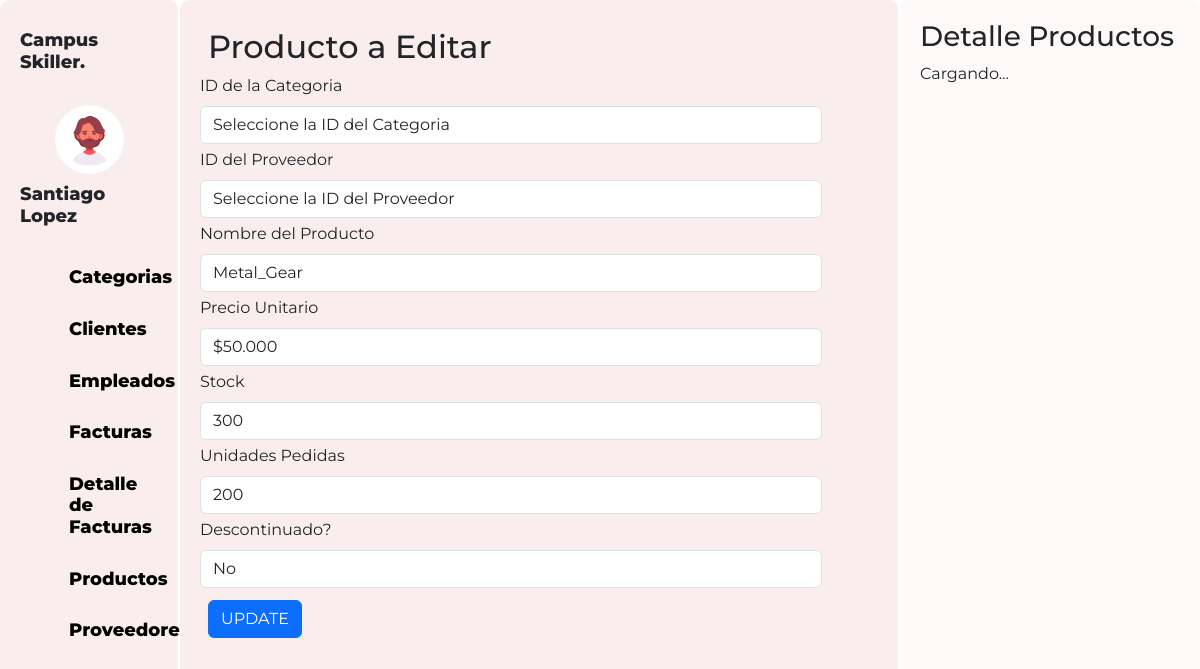
The page /Productos/editarProductos.php?Productos_ID=1 on the database its author committed.
### tables this page shows
CREATE TABLE `productos` (
  `Productos_ID` int PRIMARY KEY AUTO_INCREMENT NOT NULL,
  `Categoria_ID` int NOT NULL,
  `Proveedor_ID` int NOT NULL,
  `Productos_Nombre` varchar(60) NOT NULL,
  `Precio_Unitario` varchar(30) NOT NULL,
  `Stock` int NOT NULL,
  `UnidadesPedidas` int NOT NULL,
  `Descontinuado` VARCHAR(10) NOT NULL,
  FOREIGN KEY (`Categoria_ID`) REFERENCES `categoria`(`Categoria_ID`),
  FOREIGN KEY (`Proveedor_ID`) REFERENCES `proveedor`(`Proveedor_ID`)
);

### Productos/producto.php (called while the page is built, shortened)
<?php
    class Producto{
        private $Productos_ID;
        protected $dbCnx;
        public function __construct($Productos_ID=0,$Categoria_ID=0,$Proveedor_ID=0,$Productos_Nombre="",$Precio_Unitario="",$Stock=0,$UnidadesPedidas=0,$Descontinuado=""){
            $this->Productos_ID = $Productos_ID;
            $this->dbCnx = new PDO(DB_TYPE . ":host=" . DB_HOST . ";dbname=" . DB_NAME, DB_USER, DB_PWD, [PDO::ATTR_DEFAULT_FETCH_MODE => PDO::FETCH_ASSOC]);
        }
        public function setProductos_ID($Productos_ID){
            $this->Productos_ID = $Productos_ID;
        }
        public function selectOne(){
            try {
                $stm = $this->dbCnx->prepare("SELECT productos.Productos_ID, categoria.Categoria_Nombre, proveedor.Proveedor_Nombre, productos.Productos_Nombre, productos.Precio_Unitario, productos.Stock, productos.UnidadesPedidas, productos.Descontinuado
                FROM productos
                INNER JOIN categoria ON productos.Categoria_ID = categoria.Categoria_ID
                INNER JOIN proveedor ON productos.Proveedor_ID = proveedor.Proveedor_ID
                WHERE productos.Productos_ID = ?;");
                $stm->execute([$this->Productos_ID]);
                return $stm->fetchAll();
            } catch (Exception $e) {
                $e -> getMessage();
            }
        }
    }
?>

### Productos/editarProductos.php (the view, shortened to what this page needs)
<?php
    require_once("producto.php");
    $data = new Producto();
    $Productos_ID = $_GET['Productos_ID'];
    $data->setProductos_ID($Productos_ID);
    $record = $data->selectOne();
    $val = $record[0];
?>
<!DOCTYPE html>
<html>
<head>
  <link rel="stylesheet" href="https://cdn.jsdelivr.net/npm/bootstrap-icons@1.10.5/font/bootstrap-icons.css%22%3E">
  <link href="https://cdn.jsdelivr.net/npm/bootstrap@5.3.0-alpha3/dist/css/bootstrap.min.css" rel="stylesheet"
>
  <link rel="stylesheet" type="text/css" href="../css/estudiantes.css">
</head>
<body>
  <div class="contenedor">
    <div class="parte-izquierda">
      <div class="perfil">
        <h3 style="margin-bottom: 2rem;">Campus Skiller.</h3>
        <img src="../images/Diseño sin título.png" alt="" class="imagenPerfil">
        <h3 >Santiago Lopez</h3>
      </div>
      <div class="menus">
        <a href="../Categorias/categorias.php" style="display: flex;gap:1px;">
          <h3 style="margin: 0px;font-weight: 800;">Categorias</h3>
        </a>
        <a href="../Clientes/clientes.php" style="display: flex;gap:1px;">
          <h3 style="margin: 0px;font-weight: 800;">Clientes</h3>
        </a>
        <a href="../Empleados/empleados.php" style="display: flex;gap:1px;">
          <h3 style="margin: 0px;font-weight: 800;">Empleados</h3>
        </a>
        <a href="../Facturas/facturas.php" style="display: flex;gap:1px;">
          <h3 style="margin: 0px;font-weight: 800;">Facturas</h3>
        </a>
        <a href="../Detalles/detalles.php" style="display: flex;gap:1px;">
          <h3 style="margin: 0px;font-weight: 800;">Detalle de Facturas</h3>
        </a>
        <a href="../Productos/productos.php" style="display: flex;gap:1px;">
          <h3 style="margin: 0px;font-weight: 800;">Productos</h3>
        </a>
        <a href="../Proveedores/proveedores.php" style="display: flex;gap:1px;">
          <h3 style="margin: 0px;font-weight: 800;">Proveedores</h3>
        </a>
      </div>
    </div>
<div class="parte-media">
        <h2 class="m-2">Producto a Editar</h2>
      <div class="menuTabla contenedor2">
      <form class="col d-flex flex-wrap" action=""  method="post">
              <div class="mb-1 col-11">
                <label for="idsCategoria" class="form-label">ID de la Categoria</label>
                <select id="idsCategoria" name="idsCategoria" class="form-control">
                  <option value="">Seleccione la ID del Categoria</option>
                        </select>
              </div>
              <div class="mb-1 col-11">
                <label for="idsProveedor" class="form-label">ID del Proveedor</label>
                <select id="idsProveedor" name="idsProveedor" class="form-control">
                  <option value="">Seleccione la ID del Proveedor</option>
                        </select>
              </div>
              <div class="mb-1 col-11">
                <label for="nombresProducto" class="form-label">Nombre del Producto</label>
                <input
                  type="text"
                  id="nombresProducto"
                  name="nombresProducto"
                  class="form-control"
                  value="<?php echo $val["Productos_Nombre"] ?>"
                />
              </div>
              <div class="mb-1 col-11">
                <label for="preciosUnitario" class="form-label">Precio Unitario</label>
                <input
                  type="text"
                  id="preciosUnitario"
                  name="preciosUnitario"
                  class="form-control"
                  value="<?php echo $val["Precio_Unitario"] ?>"
                />
              </div>
              <div class="mb-1 col-11">
                <label for="stocks" class="form-label">Stock</label>
                <input
                  type="text"
                  id="stocks"
                  name="stocks"
                  class="form-control"
                  value="<?php echo $val["Stock"] ?>"
                />
              </div>
              <div class="mb-1 col-11">
                <label for="unidadespedidass" class="form-label">Unidades Pedidas</label>
                <input
                  type="text"
                  id="unidadespedidass"
                  name="unidadespedidass"
                  class="form-control"
                  value="<?php echo $val["UnidadesPedidas"] ?>"
                />
              </div>
              <div class="mb-1 col-11">
                <label for="descontinuados" class="form-label">Descontinuado?</label>
                <input
                  type="text"
                  id="descontinuados"
                  name="descontinuados"
                  class="form-control"
                  value="<?php echo $val["Descontinuado"] ?>"
                />
              </div>
              <div class=" col-12 m-2">
                <input type="submit" class="btn btn-primary" value="UPDATE" name="editar"/>
              </div>
            </form>
      </div>
    </div>
<div class="parte-derecho " id="detalles">
      <h3>Detalle Productos</h3>
      <p>Cargando...</p>
    </div>
  </div>
</body>
</html>

### css/estudiantes.css (style rules this page uses)
body { font-family: 'Montserrat', sans-serif; height: 100%; overflow: hidden; }
.contenedor { display: flex; flex-direction: row; height: 100vh; margin: 0; }
.contenedor2 { overflow: auto; height: calc(100vh - 100px); }
.parte-media { background-color: #faeded; width: 60%; padding: 20px; border-radius: 10px; border-right: 2px solid rgb(255, 255, 255); }
.parte-derecho { background-color: #fff9f9; width: 25%; padding: 20px; border-radius: 10px; }
.imagenPerfil { border-radius: 100%; width: 50%; height: 50%; }
.perfil { display: flex; justify-content: center; align-items: center; flex-direction: column; font-size:large; font-weight: 800; }
.perfil h3 { font-size:large; font-weight: 800; margin-top: 10px; }
a { text-decoration: none; font-weight: lighter; color: black; }
.menus { padding-left: 2rem; margin-top: 2rem; display: flex; flex-direction: column; justify-content: center; gap: 30px; }
.menus h3 { font-weight: lighter; font-size:large }
.parte-izquierda { background-color: #faeded; width: 15%; border-right: 2px solid rgb(255, 255, 255); padding: 20px; border-radius: 10px; }

### rows shown on the page
productos: nombresProducto "Metal_Gear", preciosUnitario "$50.000", stocks "300", unidadespedidass "200", descontinuados "No"
